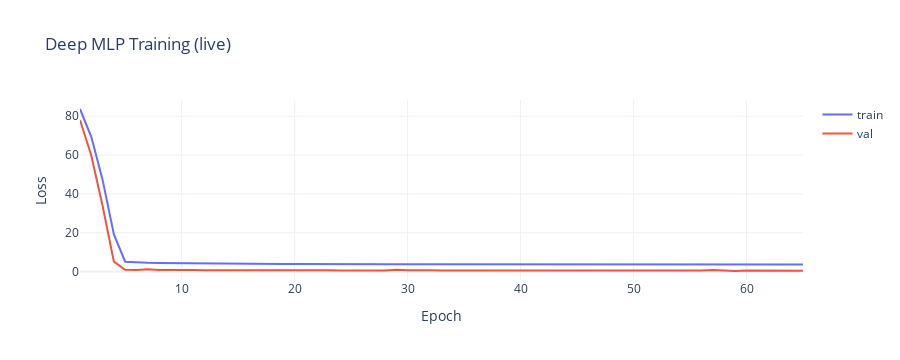
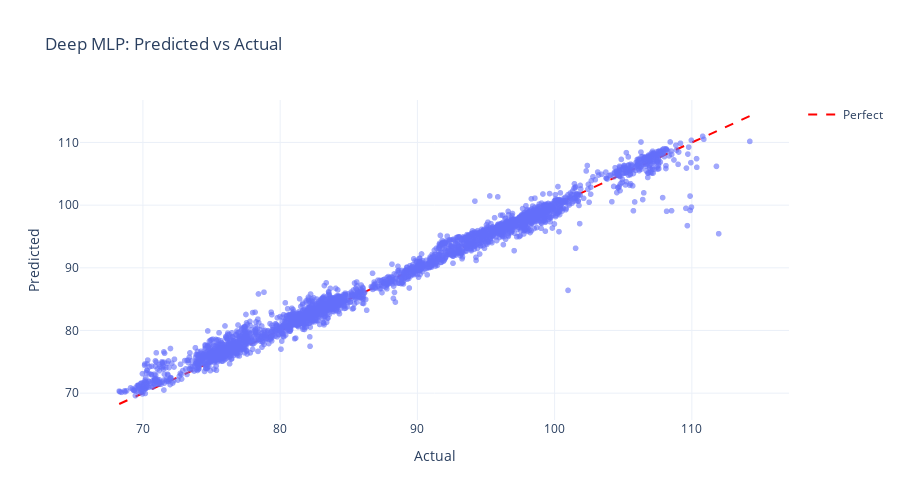

Notebook cell for these charts, in order:
### Code cell
best = fitted["Deep MLP"].best_estimator_ if hasattr(fitted["Deep MLP"], "best_estimator_") else fitted["Deep MLP"]
X_trainval = trainval_df[features]
y_trainval = trainval_df["LapTimeSeconds"].to_numpy()
X_test = test_df[features]
y_test = test_df["LapTimeSeconds"].to_numpy()
best.fit(X_trainval, y_trainval)
test_pred = best.predict(X_test)

plot_actual_vs_pred(y_test, test_pred, title="Deep MLP: Predicted vs Actual")

### Figure 1 — Plotly figure (JSON) as saved in the notebook; plotly's stock layout.template omitted (floating-point values rounded to 4 significant figures)
{"data": [{"mode": "lines", "name": "train", "type": "scatter", "x": [1, 2, 3, 4, 5, 6, 7, 8, 9, 10, 11, 12, 13, 14, 15, 16, 17, 18, 19, 20, 21, 22, 23, 24, 25, 26, 27, 28, 29, 30, 31, 32, 33, 34, 35, 36, 37, 38, 39, 40, 41, 42, 43, 44, 45, 46, 47, 48, 49, 50, 51, 52, 53, 54, 55, 56, 57, 58, 59, 60, 61, 62, 63, 64, 65], "y": [83.7, 69.37, 47.2, 19.17, 5.101, 4.703, 4.558, 4.445, 4.37, 4.296, 4.223, 4.189, 4.138, 4.109, 4.08, 4.021, 4.017, 3.994, 3.968, 3.965, 3.901, 3.913, 3.916, 3.867, 3.835, 3.826, 3.793, 3.78, 3.802, 3.802, 3.795, 3.771, 3.758, 3.766, 3.734, 3.708, 3.722, 3.693, 3.71, 3.722, 3.71, 3.692, 3.72, 3.696, 3.688, 3.695, 3.675, 3.67, 3.689, 3.665, 3.693, 3.667, 3.666, 3.646, 3.639, 3.642, 3.664, 3.649, 3.658, 3.63, 3.658, 3.639, 3.66, 3.623, 3.647]}, {"mode": "lines", "name": "val", "type": "scatter", "x": [1, 2, 3, 4, 5, 6, 7, 8, 9, 10, 11, 12, 13, 14, 15, 16, 17, 18, 19, 20, 21, 22, 23, 24, 25, 26, 27, 28, 29, 30, 31, 32, 33, 34, 35, 36, 37, 38, 39, 40, 41, 42, 43, 44, 45, 46, 47, 48, 49, 50, 51, 52, 53, 54, 55, 56, 57, 58, 59, 60, 61, 62, 63, 64, 65], "y": [78.02, 59.81, 33.89, 5.133, 0.9296, 0.7921, 1.229, 0.7534, 0.8486, 0.9488, 0.8065, 0.6597, 0.688, 0.5465, 0.6528, 0.5855, 0.6869, 0.5508, 0.7221, 0.6986, 0.5682, 0.6325, 0.7308, 0.5403, 0.4257, 0.4835, 0.5524, 0.5488, 0.9947, 0.7294, 0.5086, 0.6254, 0.5804, 0.5716, 0.4934, 0.504, 0.4215, 0.3462, 0.6166, 0.4331, 0.4363, 0.6075, 0.355, 0.5521, 0.4935, 0.3544, 0.574, 0.3763, 0.3016, 0.422, 0.368, 0.3982, 0.4162, 0.3505, 0.5291, 0.4958, 0.8186, 0.4087, 0.353, 0.5132, 0.5348, 0.4456, 0.421, 0.4753, 0.3739]}], "layout": {"height": 360, "title": {"text": "Deep MLP Training (live)"}, "xaxis": {"title": {"text": "Epoch"}}, "yaxis": {"title": {"text": "Loss"}}}}

### Figure 2 — Plotly figure (JSON) as saved in the notebook; plotly's stock layout.template omitted (floating-point values rounded to 4 significant figures; data arrays with more than 128 entries replaced by an {"elided": "..."} marker saying what was removed)
{"data": [{"hovertemplate": "Actual=%{x}<br>Predicted=%{y}<extra></extra>", "legendgroup": "", "marker": {"color": "#636efa", "opacity": 0.6, "symbol": "circle"}, "mode": "markers", "name": "", "showlegend": false, "type": "scattergl", "x": {"elided": "3000 float values"}, "xaxis": "x", "y": {"elided": "3000 float values"}, "yaxis": "y"}, {"line": {"color": "red", "dash": "dash"}, "mode": "lines", "name": "Perfect", "type": "scatter", "x": [68.27, 114.2], "y": [68.27, 114.2]}], "layout": {"height": 500, "legend": {"tracegroupgap": 0}, "title": {"text": "Deep MLP: Predicted vs Actual"}, "xaxis": {"anchor": "y", "domain": [0, 1], "title": {"text": "Actual"}}, "yaxis": {"anchor": "x", "domain": [0, 1], "title": {"text": "Predicted"}}}}
